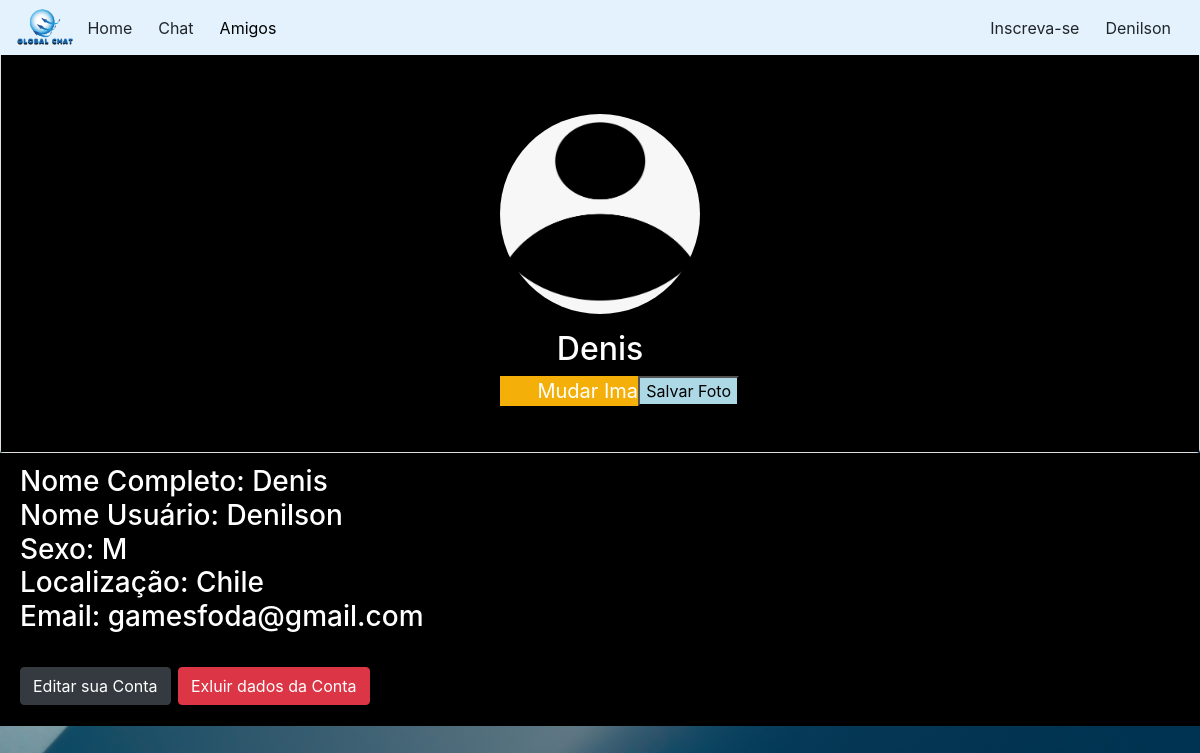
The app's page /perfil.php (signed in) with its own data.
### tables this page shows
CREATE TABLE `usuarios` (
  `id` int(11) NOT NULL AUTO_INCREMENT,
  `nomecompleto` varchar(200) DEFAULT NULL,
  `nomeusuario` varchar(200) DEFAULT NULL,
  `pais` varchar(200) DEFAULT NULL,
  `genero` varchar(10) DEFAULT NULL,
  `email` varchar(200) NOT NULL,
  `senha` varchar(9) NOT NULL,
  `foto` varchar(200) DEFAULT NULL,
  PRIMARY KEY (`id`)
);

### perfil.php (the view, shortened to what this page needs)
<?php
include("php/conexao.php");
$email = $_SESSION['email'];
$sql = "SELECT nomecompleto,nomeusuario,genero,pais,email,foto FROM usuarios WHERE email = '$email'";
$result = mysqli_query($con, $sql);
while($row = mysqli_fetch_assoc($result)){
	?>
	<!DOCTYPE html>
	<html>
	<head>
		<link rel="stylesheet" href="css/bootstrap.css">
</head>
<body>
	<?php
	require('php/header.php');
	?>
	<br>
	<br>
	<center>
		<div class="card">
			<div class="card-header" style="background-color: black;"><center><h4></h4></center></div>
			<div class="card-body" style="background-color: black;">
				<p class="card-text" style="color: white;">
					<img class="minhafoto" src="<?php if($row['foto'] != null){echo('/ProjetosChatTempoReal/uploads/'.$row['foto']);}else{ echo('/ProjetosChatTempoReal/img/login.png');} ?>">
					<br>
					<h2 style="color: white;"><?php if($row['nomecompleto'] != ""){ echo $row['nomecompleto'];} else{ echo "-";} ?></h2>
					<form method="post" action="uploadFoto.php" enctype="multipart/form-data">
						<label for="file" style="width: 200px;">
							 &nbsp;
							Mudar Imagem
						</label>
						<input type="submit" value="Salvar Foto" id="botaoEnviarFoto">
					</form>
				</p>
				<br>
				<br>
			</div>
		</div>
		<div class="card-header" style="background-color: black; color: darkgrey; text-align: left;">
			<h3 style="color: white;">
				Nome Completo: <?php if($row['nomecompleto'] != ""){ echo $row['nomecompleto'];} else{ echo "-";} ?>
				<br>
				Nome Usuário: <?php echo $row['nomeusuario']; ?>
				<br>
				Sexo: <?php if($row['genero'] != ""){ echo $row['genero'];} else{ echo "-";} ?>
				<br>
				Localização: <?php if($row['pais'] != ""){ echo $row['pais'];} else{ echo "-";} ?>
				<br>
				Email: <?php if($row['email'] != ""){ echo $row['email'];} else{ echo "-";} ?>
				<br>
				<br>
				<a href="editar.php"><input type="button" name="editar" class="btn btn-dark" value="Editar sua Conta"></a>
				<button type="button" class="btn btn-danger" data-toggle="modal" data-target="#modalExemplo">
					Exluir dados da Conta
				</button>
			</h3>
		</div>
	</center>
<?php } ?>
</body>
</html>

### php/header.php (shortened to what this page needs)
<?php
include("conexao.php");
$email = $_SESSION['email'];
$sql = "SELECT * FROM usuarios WHERE email = '$email'";
$result = mysqli_query($con,$sql);
?>
<header>
	<head>
</head>
<link rel="stylesheet" href="css/bootstrap.css">
<nav class="navbar navbar-expand-lg fixed-top navbar-light" style="background-color: #e3f2fd;">
	<img src="img/logo.png" style="width: 5%;">
	<a class="btn " href="index.php">Home</a>
	<?php if(isset($_SESSION['nome'])){ ?><a class="btn " href="chat.php">Chat</a><?php } ?>
	<div class="collapse navbar-collapse" id="conteudoNavbarSuportado">
		<ul class="navbar-nav mr-auto">
			<li class="nav-item dropdown">
				<a style="color: black;" class="btn" href="#" id="navbarDropdown" role="button" data-toggle="dropdown" aria-haspopup="true" aria-expanded="false">Amigos</a>
			</div>
			<a href="/ProjetosChatTempoReal/formulario.php" role="button" class="btn">Inscreva-se</a>
			<a href="perfil.php" class="btn " role="button" ><?php while($rows_usu = mysqli_fetch_assoc($result)){ $foto = $rows_usu['foto']; $nome_usu = $rows_usu['nomeusuario']; }  ?> <?php if(isset($foto)){ ?> <img class="foto" src="uploads/<?php echo($foto);?>"> <?php }else if(isset($nome_usu)){ echo $nome_usu; }else{ echo ""; } ?> </a>
		</nav>
	</header>

### perfil.php (style rules this page uses)
body { background:url("./img/back.jpg"); background-size:100%; background-repeat:no-repeat; background-attachment: fixed; }
.minhafoto { width: 200px; height: 200px; border-radius: 50%; }
a { text-decoration: none; color: #ad0000; }
label { color: white; width: 250px; height: 30px; background-color: #f5af09; position: absolute; margin: auto; left: 0; right: 0; display: flex; align-items: center; font-size: 20px; justify-content: center; }
#botaoEnviarFoto { position: absolute; right: 460px; background-color: lightblue; }

### records on screen
usuarios: nomeusuario "Denilson", nomecompleto "Denis", genero "M", pais "Chile", email "gamesfoda@gmail.com"
